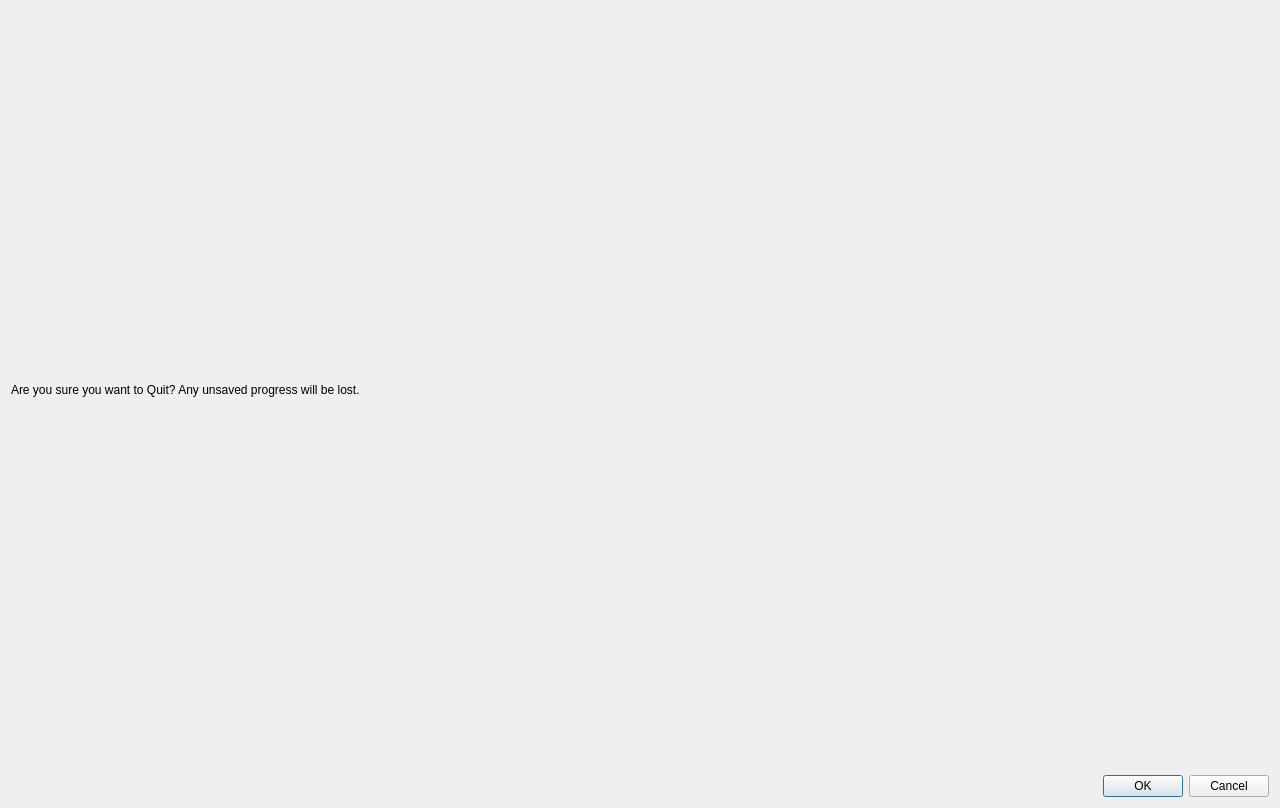
<?xml version="1.0" encoding="UTF-8"?>
<ui version="4.0">
 <class>Dialog</class>
 <widget class="QDialog" name="Dialog">
  <property name="geometry">
   <rect>
    <x>0</x>
    <y>0</y>
    <width>1280</width>
    <height>808</height>
   </rect>
  </property>
  <property name="windowTitle">
   <string>Dialog</string>
  </property>
  <layout class="QVBoxLayout" name="verticalLayout">
   <item>
    <widget class="QLabel" name="label">
     <property name="text">
      <string>Are you sure you want to Quit? Any unsaved progress will be lost.</string>
     </property>
    </widget>
   </item>
   <item>
    <widget class="QDialogButtonBox" name="buttonBox">
     <property name="orientation">
      <enum>Qt::Horizontal</enum>
     </property>
     <property name="standardButtons">
      <set>QDialogButtonBox::Cancel|QDialogButtonBox::Ok</set>
     </property>
    </widget>
   </item>
  </layout>
 </widget>
 <resources/>
 <connections>
  <connection>
   <sender>buttonBox</sender>
   <signal>accepted()</signal>
   <receiver>Dialog</receiver>
   <slot>accept()</slot>
   <hints>
    <hint type="sourcelabel">
     <x>248</x>
     <y>254</y>
    </hint>
    <hint type="destinationlabel">
     <x>157</x>
     <y>274</y>
    </hint>
   </hints>
  </connection>
  <connection>
   <sender>buttonBox</sender>
   <signal>rejected()</signal>
   <receiver>Dialog</receiver>
   <slot>reject()</slot>
   <hints>
    <hint type="sourcelabel">
     <x>316</x>
     <y>260</y>
    </hint>
    <hint type="destinationlabel">
     <x>286</x>
     <y>274</y>
    </hint>
   </hints>
  </connection>
 </connections>
</ui>
